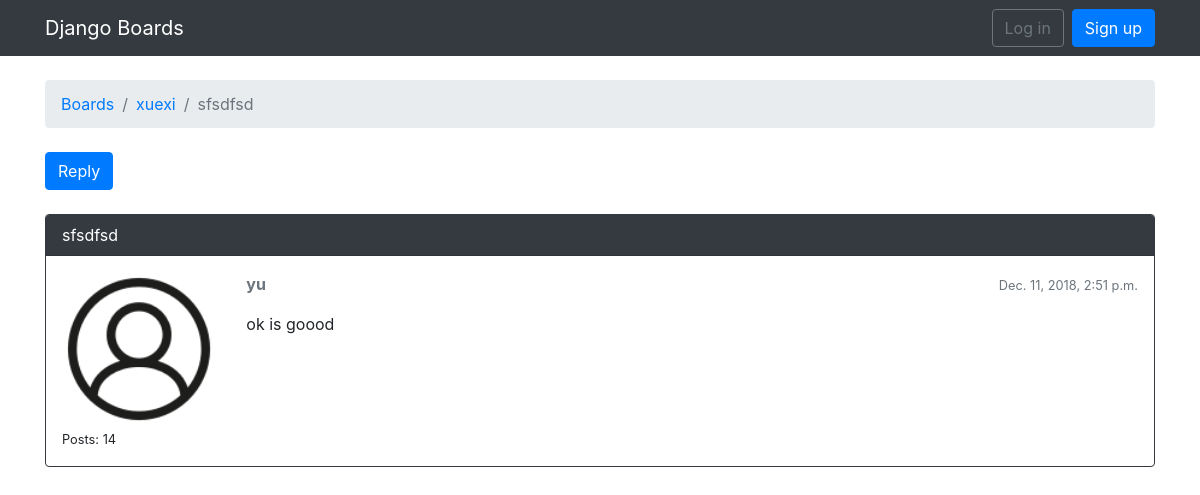
The page /boards/1/topics/16/ on the database its author committed.
### boards/models.py (models this page shows, shortened)
class Topic(models.Model):
    subject=models.CharField(max_length=255)
    last_updated=models.DateTimeField(auto_now_add=True)
    board=models.ForeignKey(Board,related_name='topics')
    starter=models.ForeignKey(User,related_name='topics')
    views = models.PositiveIntegerField(default=0)

class Board(models.Model):
    name=models.CharField(max_length=30,unique=True)
    description=models.CharField(max_length=100)

class Post(models.Model):
    message=models.CharField(max_length=40000)
    topic=models.ForeignKey(Topic,related_name='posts')
    created_at=models.DateTimeField(auto_now_add=True)
    updated_at=models.DateTimeField(null=True)
    created_by=models.ForeignKey(User,related_name='posts')
    updated_by=models.ForeignKey(User,null=True,related_name='+')

### boards/views.py (the view)
# urls.py: url(r'^boards/(?P<pk>\d+)/topics/(?P<topic_pk>\d+)/$', views.topic_posts, name='topic_posts'),
def topic_posts(request,pk,topic_pk):
    topic=get_object_or_404(Topic,board__pk=pk,pk=topic_pk)
    topic.views+=1
    topic.save()
    return render(request,'topic_posts.html',{'topic':topic})

### templates/topic_posts.html (shortened to what this page needs)
{% extends 'base.html' %}
{% load static %}
{% block breadcrumb %}
<li class="breadcrumb-item"><a href="{% url 'home' %}">Boards</a></li>
<li class="breadcrumb-item"><a href="{% url 'board_topics' topic.board.pk %}">{{ topic.board.name }}</a></li>
<li class="breadcrumb-item active">{{ topic.subject }}</li>
{% endblock %}
{% block content %}
<div class="mb-4">
<a href="{% url 'reply_topic' topic.board.pk topic.pk %}" class="btn btn-primary" role="button">Reply</a>
</div>
{% for post in topic.posts.all %}
<div class="card mb-2 {% if forloop.first %}border-dark{% endif %}">
{% if forloop.first %}
<div class="card-header text-white bg-dark py-2 px-3">{{ topic.subject }}</div>
{% endif %}
<div class="card-body p-3">
<div class="row">
<div class="col-2">
<img src="{% static 'image/00-ELASTOFONT-STORE-READY_user-circle-128.png' %}" alt="{{ post.created_by.username }}" class="w-100">
<small>Posts: {{ post.created_by.posts.count }}</small>
</div>
<div class="col-10">
<div class="row mb-3">
<div class="col-6">
<strong class="text-muted">{{ post.created_by.username }}</strong>
</div>
<div class="col-6 text-right">
<small class="text-muted">{{ post.created_at }}</small>
</div>
</div>
{{ post.message }}
</div>
</div>
</div>
</div>
{% endfor %}
{% endblock %}

### rows shown on the page
Topic: board.name "xuexi", subject "sfsdfsd"
Post: created_by.posts.count "14", created_by.username "yu", created_at "Dec. 11, 2018, 2:51 p.m.", message "ok is goood"
